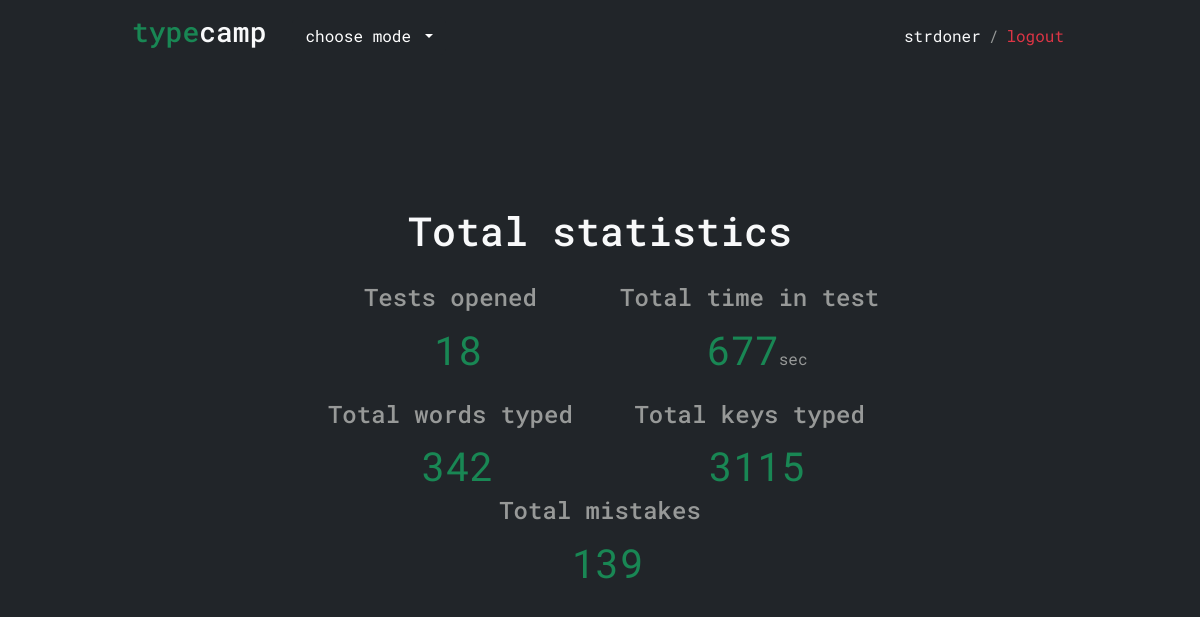
Screenshot of /total_stats/ (signed in) with the database file from the repository.
### typecamp_app/models.py (models this page shows)
class SiteStatistics(models.Model):
    total_mistakes = models.IntegerField(default=0)
    total_time = models.IntegerField(default=0)
    total_tests = models.IntegerField(default=0)
    total_words = models.IntegerField(default=0)
    total_keys = models.IntegerField(default=0)

### typecamp_app/views.py (the view)
# urls.py: re_path(r'^total_stats/$', total_stats_detail, name='total_stats_detail'),
def total_stats_detail(request):
    total_stats = SiteStatistics.objects.get(id=1)
    return render(request, 'total_stats.html', {
        'total_stats':total_stats
    })

### typecamp_app/templates/total_stats.html (shortened to what this page needs)
{% extends "base.html" %}
{% load static %}
{% block header %}
    <a href="{% url 'home'%}" class="text-decoration-none text-light navbar-brand label"><h3><span>type</span>camp</h3></a>
    <div class="collapse navbar-collapse" id="navbarSupportedContent">
        <ul class="navbar-nav me-auto mb-2 mb-lg-0">
            <li class="nav-item dropdown">
                <button class="btn btn-dark dropdown-toggle" data-bs-toggle="dropdown" aria-expanded="false">
                  choose mode
                </button>
            </li>
        </ul>
        <div class="user-block">
            {% if user.is_authenticated %}
                <a href="{% url 'user_detail' id=user.pk %}" class="navbar-text m-2 text-light">{{ user.get_username }}</a>
                /
                <form method="post" action="{% url 'logout' %}">
                    <button type="submit" class="navbar-text m-2 text-danger btn-link">logout</button>
               </form>
            {% else %}
                <a href="{% url 'login' %}" class="navbar-text m-2 text-light">login</a>/
                <a href="{% url 'register' %}" class="navbar-text m-2 text-light">register</a>
            {% endif %}
        </div>
    </div>
{% endblock header %}
{%block content %}
<div class="start-block text-center d-grid justify-content-center">
    <h1 class="text-light">Total statistics</h1>
    <div class="total_stats">
        <div><h4>Tests opened</h4><span class="text-success profile-stats-num">{{ total_stats.total_tests }}</span></div>
        <div><h4>Total time in test</h4><span class="text-success profile-stats-num">{{ total_stats.total_time }}</span>sec</div>
    </div>
    <div class="total_stats">
        <div><h4>Total words typed</h4><span class="text-success profile-stats-num">{{ total_stats.total_words }}</span></div>
        <div><h4>Total keys typed</h4><span class="text-success profile-stats-num">{{ total_stats.total_keys }}</span></div>
    </div>
    <div><h4>Total mistakes</h4><span class="text-success profile-stats-num">{{ total_stats.total_mistakes }}</span></div>
</div>
{% endblock content %}

### typecamp_app/static/css/style.css (style rules this page uses)
* { font-family: 'Roboto Mono', monospace; color: #979998; }
a { cursor: pointer; text-decoration: none!important; }
body, html { width: 100%!important; height: 100%!important; margin: 0; padding: 0; }
.label h3 span { color: #198754; }
.user-block { display: flex; align-items: center; }
.statistic, .start-block { opacity: 1; transition: all 1s; }
.header div { margin: 0 10px; }
.label { margin: 0; }
.btn-link { background: transparent; padding: 0; border: none; text-decoration: none!important; }
.profile-stats-num { margin-left: 15px; font-size: 40px; }
.total_stats { display: grid; grid-template-columns: 1fr 1fr; gap: 40px; margin-top: 20px; }

### rows the page displays
SiteStatistics: total_tests "18", total_time "677", total_words "342", total_keys "3115", total_mistakes "139"

### other values shown
{{ user.get_username }} "strdoner"
